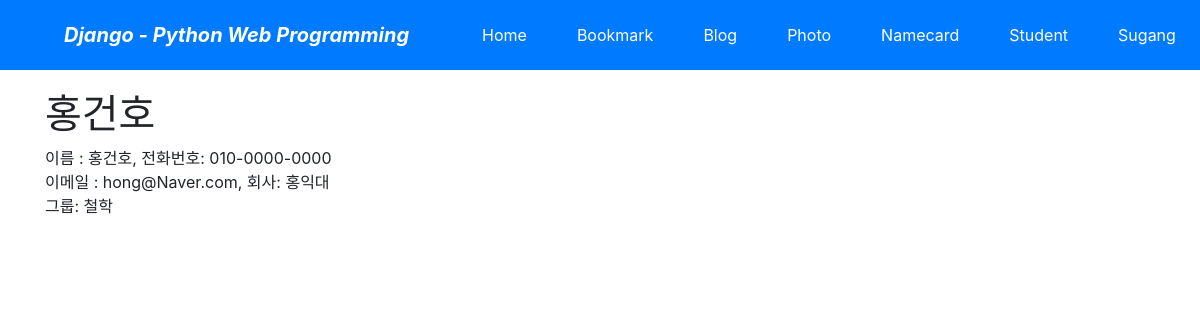
Page /namecard/2/ on the committed database.
### namecard/models.py (models this page shows, shortened)
class Namecard_TBL(models.Model):
    name = models.CharField('NAME', max_length=100, blank=False)
    tel = models.CharField('MOBILE', max_length=50, blank=False)
    company = models.CharField('COMPANY', max_length=50, blank=True)
    email = models.EmailField('EMAIL', max_length=50, blank=True)
    group = models.CharField('GROUP', max_length=50, blank=True)
    create_dt = models.DateTimeField('CREATE DATE', auto_now_add=True)
    modify_dt = models.DateTimeField('MODIFY DATE', auto_now_add=True)
    birth_dt = models.DateTimeField('BIRTH DATE')
    owner = models.ForeignKey(User, on_delete=models.CASCADE, blank=True, null=True)
    class Meta:
        ordering = ('group','name',)
        verbose_name = 'namecard'
        verbose_name_plural = 'namecards'

### namecard/views.py (the view)
# urls.py: path('<int:pk>/', NamecardDV.as_view(), name='detail'),
class NamecardDV(DetailView):
    model = Namecard_TBL
    context_object_name = 'namecards'

### namecard/templates/namecard/namecard_tbl_detail.html (shortened to what this page needs)
{% extends "base.html" %}
{% block content %}
            <h1>{{object.name}}</h1>
                이름 : {{object.name}}, 전화번호: {{object.tel}}<br/>
                이메일 : {{object.email}}, 회사: {{object.company}}<br/>
                그룹: {{object.group}}
{% endblock %}

### rows in the picture
Namecard_TBL: name "홍건호", tel "010-0000-0000", email "hong@Naver.com", company "홍익대", group "철학"
